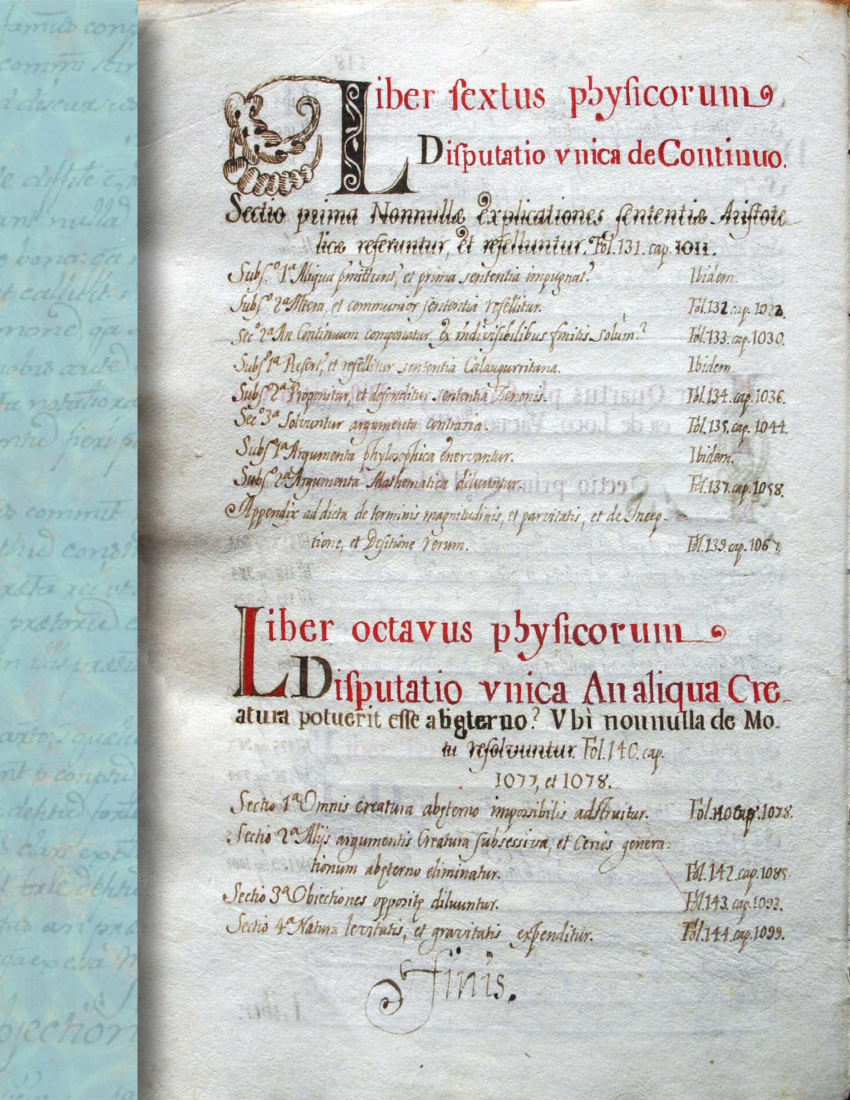
#> input picture testImag/out_21.jpg, 4250 x 5500 px (shown at 1/5 size)
$ python testPage.py
#> lines starting #> are read from the running program, lines starting #| are printed output that depends on the picture; after the words box and inside, x2 and y2 are one past the last pixel; in counts of white or black regions, pixels touching at a corner belong together
### pagePreprocessing.py
import cv2 as cv
import numpy as np

def pageImport(pagePath):

    pageOriginal = cv.imread(pagePath,-1)[...,::-1]
    pageGrey = cv.imread(pagePath, 0)
    pageHSV = cv.cvtColor(pageOriginal, cv.COLOR_RGB2HSV)

    return pageOriginal, pageHSV, pageGrey

def pageProcessing(pageOriginal, pageHSV, pageGrey):

    blueLow = np.array([int(180 * 0), int(255 * 0), int(255 * 0)])
    blueHigh = np.array([int(180 * 1), int(255 * 1), int(255 * 0.65)])

    maskHSV = cv.inRange(pageHSV, blueLow, blueHigh)

    pageMasked = cv.bitwise_and(pageOriginal, pageOriginal, mask = maskHSV)

    maskedHSV2RGB = cv.cvtColor(pageMasked, cv.COLOR_HSV2RGB)
    grayMasked = cv.cvtColor(maskedHSV2RGB, cv.COLOR_RGB2GRAY)

    grayFiltered = cv.inRange(grayMasked, 40, 80)

    kernel = cv.getStructuringElement(cv.MORPH_ELLIPSE, (3,3))

    morph = cv.morphologyEx(grayFiltered, cv.MORPH_CLOSE, kernel, iterations = 1)

    blur = cv.GaussianBlur(pageGrey, (5, 5), 0)
    _, gth = cv.threshold(blur, 0, 255, cv.THRESH_BINARY + cv.THRESH_OTSU)
    gth = ~gth

    processed = cv.bitwise_or(morph, gth)

    return processed

def limitExtract(processed):

    X, Y = np.shape(processed)
    space = [0, 0]
    limit = [[0, 0], [0, 0]]

    space[0] = int(Y // 3)
    space[1] = int(X // 3)

    projectionProV = np.sum(processed, axis=0) / np.sum(processed)
    projectionProH = np.sum(processed, axis=1) / np.sum(processed)

    idxSectionV = np.where((projectionProV >= 7E-5) & (projectionProV <= 1E-4))[0]
    idxSectionH = np.where((projectionProH >= 7E-5) & (projectionProH <= 1E-4))[0]

    for i in range(len(idxSectionV) - 1):
        if idxSectionV[i + 1] - idxSectionV[i] > space[0]:
            limit[0] = [idxSectionV[i] - 20, idxSectionV[i + 1] + 20]

    for j in range(len(idxSectionH) - 1):

        startSet = idxSectionH[0] if idxSectionH[0] <= 300 else 0
        endSet = idxSectionH[-1] if idxSectionH[-1] >= X-300 else X
        # [9 lines of commented-out code are left out]

        if not limit[1][0]:
            if idxSectionH[j] - startSet >= 200: limit[1][0] = idxSectionH[j] - 20

        if not limit[1][1]:
            if endSet - idxSectionH[-1-j] >= 200: limit[1][1] = idxSectionH[-1-j] + 20

        if limit[1][0] != 0 and limit[1][1] != 0:
            break

    textCapsule = processed[limit[1][0]:limit[1][1], limit[0][0]:limit[0][1]]

    return textCapsule, limit

### lineSolver.py
import numpy as np
import cv2 as cv
from matplotlib import pyplot as plt
from skimage.measure import regionprops
from matplotlib import patches as pch
import os

def lineSet(pageCut):

    htTerms = cv.reduce(pageCut, 1, cv.REDUCE_AVG).reshape(-1)
    thresh = 25
    lineInterval = []

    for el in range(len(htTerms)):
        htTerms[el] = 0 if htTerms[el] < thresh else 1
        #if htTerms[el] < thresh: htTerms[el] = 0
        #if htTerms[el] >= thresh: htTerms[el] = 1

    for i in range(len(htTerms)-1):
        if (htTerms[i] == 0 and htTerms[i+1] == 1) or (htTerms[i] == 1 and htTerms[i+1] == 0):
            lineInterval.append(i)

    if len(lineInterval) % 2 != 0:
        lineInterval.insert(0,0)

    lineInterval = np.array(np.reshape(lineInterval, (-1, 2)))
    lineInterval[0][0] = 0
    lineInterval[-1][1] = np.shape(pageCut)[0]
    lineInterval = np.c_[lineInterval, lineInterval[:, 1] - lineInterval[:, 0]]
    lineInterval = lineInterval[lineInterval[:, 2] >= 35]
    lineInterval[0][0] = 0

    if np.where(lineInterval[:-1,2]>200)[0].size != 0:
        for space in np.where(lineInterval[:-1,2]>200):
            a,b,_ = lineInterval[space][0]
            rangeInt = int((b-a)/2)

            lineInterval = np.insert(lineInterval, space+1, [a+rangeInt+7, b, b-(a+rangeInt+7)], axis=0)
            lineInterval = np.insert(lineInterval, space + 1, [a, a + rangeInt - 7, rangeInt - 7], axis=0)
            lineInterval = np.delete(lineInterval, space, axis=0)

    lines, _ = np.shape(lineInterval)

    return lineInterval, lines

# [13 lines left out: function elementColoring, not called in this run]

def lineCleaner(pageCut, lineInterval, numberPage):
    pageCopy = pageCut.copy()

    for i in range(0, len(lineInterval)):
        if i == 0:
            lineSection = pageCopy[lineInterval[0][0]:lineInterval[i+1][0], :]
        elif i == len(lineInterval)-1:
            lineSection = pageCopy[lineInterval[-2][1]:lineInterval[-1][1], :]
        else:
            lineSection = pageCopy[lineInterval[i - 1][1]:lineInterval[i + 1][0] + 15, :]
        # [4 lines of commented-out code are left out]

        lineCopy = lineSection.copy()
        output = cv.connectedComponentsWithStats(lineCopy)
        prop = regionprops(output[1])
        if i < len(lineInterval)-1:
            limitSet = int((lineInterval[i + 1][0] - lineInterval[i][1]) / 4)
        else:
            limitSet = int((lineInterval[i][0]-lineInterval[i][1])/4)
        boundingBox = []

        for x in range(0, len(prop)):
            py, px = prop[x].centroid

            limitLine = lineInterval[i][1] + limitSet if not i else \
                lineInterval[i][1] + limitSet - lineInterval[i - 1][1]

            # [4 lines of commented-out code are left out]

            if py >= limitLine:
                currentSection = lineCopy[prop[x].bbox[0]:prop[x].bbox[2], prop[x].bbox[1]:prop[x].bbox[3]]
                convexHull = prop[x].convex_image
                X, Y = convexHull.shape
                for m in range(X):
                    for n in range(Y):
                        if convexHull[m][n] == 1:
                            currentSection[m][n] = 0
            else:
                boundingBox.append(prop[x].bbox)

        if i == 0:
            pageCopy[0:lineInterval[1, 0], :] = cv.bitwise_xor(pageCopy[0:lineInterval[1, 0], :], lineCopy)
        elif i == len(lineInterval)-1:
            pageCopy[lineInterval[i - 1, 1]:lineInterval[i, 1], :] = cv.bitwise_xor(
                pageCopy[lineInterval[i - 1, 1]:lineInterval[i, 1], :], lineCopy)
        else:
            pageCopy[lineInterval[i - 1][1]:lineInterval[i + 1, 0] + 15, :] = cv.bitwise_xor(
                pageCopy[lineInterval[i - 1][1]:lineInterval[i + 1, 0] + 15, :], lineCopy)

        #Setting words inside the line
        wordInLine(boundingBox, lineCopy, i, numberPage)

        #Write in folder, all lines in page
        linePath = './lines/line_' + str(i + 1) + '.png'
        cv.imwrite(linePath, lineCopy)

def wordInLine(boundingBox, currentLine,lineNumber, numberPage):
    def xPos(elem):
        return elem[1]

    boundingBox.sort(key = xPos) # boxes sorted through x1
    boundingBox = np.asarray(boundingBox)
    box,_ = np.shape(boundingBox)
    wordBox = []
    for b in range(box-1):
        if boundingBox[b+1][0] >= boundingBox[b][0] and boundingBox[b+1][0] <= boundingBox[b][2]:
            if boundingBox[b+1][1] >= boundingBox[b][1] and boundingBox[b+1][1] <= boundingBox[b][3]:
                boundingBox[b+1][0] = boundingBox[b][0]
                boundingBox[b+1][1] = boundingBox[b][1]
                boundingBox[b+1][2] = np.maximum(boundingBox[b+1][2], boundingBox[b][2])
                boundingBox[b+1][3] = np.maximum(boundingBox[b+1][3], boundingBox[b][3])
    #Clean values
    for word in range(box-1):
        if boundingBox[word+1][0] == boundingBox[word][0]:
            if boundingBox[word + 1][1] == boundingBox[word][1]:
                pass
        else:
            wordBox.append(boundingBox[word])
    wordBox.append(boundingBox[-1])

    words, coord = np.shape(wordBox)
    for savedWord in range(words):

        currentWord = wordBox[savedWord]
        word2Save = currentLine[currentWord[0]:currentWord[2], currentWord[1]:currentWord[3]]
        xW, yW = np.shape(word2Save)
        if xW > 15 and yW > 15:
            wordLinePath = './words/page_'+str(numberPage)+'_line_' + str(lineNumber + 1) + '_word_' + str(savedWord+1) + '.png'
            cv.imwrite(wordLinePath, word2Save)

### testPage.py
import cv2 as cv
import numpy as np
import pagePreprocessing as pagpre
import lineSolver as lisol
from scipy.stats import mode
from skimage.measure import regionprops
from matplotlib import pyplot as plt
from matplotlib import patches as pch
import scipy as sc

def main():
    pagePath = './testImag/out_21.jpg'
    numberPage = pagePath[15:-4]
    # PAGE ADQUISITION
    pageOriginal, pageHSV, pageGrey = pagpre.pageImport(pagePath)
#> in pageImport, `pageHSV = cv.cvtColor(pageOriginal, cv.COLOR_RGB2HSV)`: pageHSV: shape (5500, 4250, 3); mean H, S, V 71.3, 20.5, 202.9
    processed = pagpre.pageProcessing(pageOriginal, pageHSV, pageGrey)
#> in pageProcessing, `maskHSV = cv.inRange(pageHSV, blueLow, blueHigh)`:
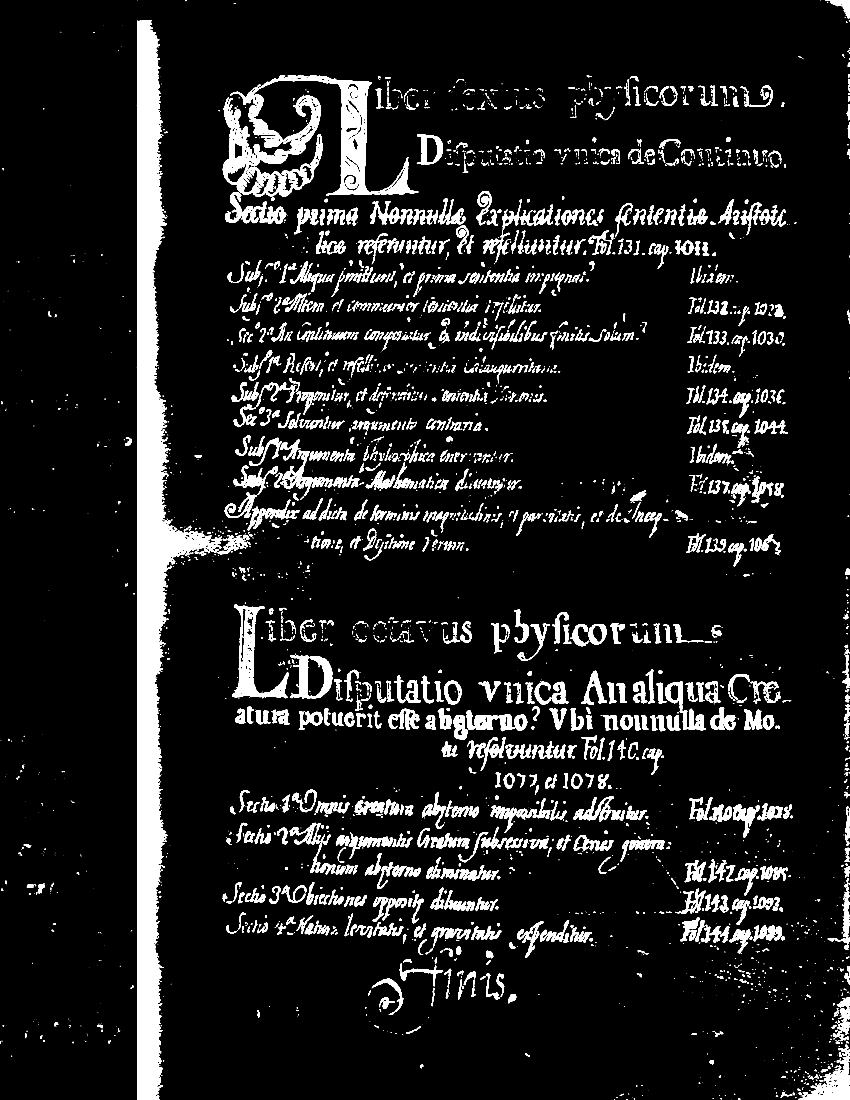
#> maskHSV: shape (5500, 4250) (shown at 1/5 size); 9.2% white; 4164 white regions (1939 under 20 px), largest, box (x1, y1, x2, y2) and area: (686, 100, 1109, 5500) 622663, (1114, 377, 2093, 984) 168885, (1160, 3023, 1444, 3491) 34417
#> in pageProcessing, `grayFiltered = cv.inRange(grayMasked, 40, 80)`: grayFiltered: shape (5500, 4250); 5.8% white; 3924 white regions (1813 under 20 px), largest, box (x1, y1, x2, y2) and area: (687, 132, 947, 5500) 413904, (1115, 476, 1611, 982) 54282, (1304, 377, 1859, 976) 34420
#> in pageProcessing, `morph = cv.morphologyEx(grayFiltered, cv.MORPH_CLOSE, kernel, iteratio..`: morph: shape (5500, 4250); 5.9% white; 3469 white regions (1438 under 20 px), largest, box (x1, y1, x2, y2) and area: (686, 132, 947, 5500) 416442, (1115, 476, 1611, 982) 56178, (1165, 377, 1859, 976) 48478
#> in pageProcessing, `_, gth = cv.threshold(blur, 0, 255, cv.THRESH_BINARY + cv.THRESH_OTSU)`: gth: shape (5500, 4250); 89.8% white; 2548 black regions (634 under 20 px), largest, box (x1, y1, x2, y2) and area: (660, 101, 1108, 5500) 607073, (1114, 377, 2091, 984) 183562, (1161, 3023, 1444, 3491) 39790
#> in pageProcessing, `processed = cv.bitwise_or(morph, gth)`: processed: shape (5500, 4250); 10.2% white; 2550 white regions (636 under 20 px), largest, box (x1, y1, x2, y2) and area: (660, 101, 1108, 5500) 607073, (1114, 377, 2091, 984) 183569, (1161, 3023, 1444, 3491) 39790
    pageCut, limit = pagpre.limitExtract(processed)
#> in limitExtract, `projectionProV = np.sum(processed, axis=0) / np.sum(processed)`: projectionProV = 4250 values, max 0.00227 at index 744, min 0 at index 82, mean 0.000235
#> in limitExtract, `projectionProH = np.sum(processed, axis=1) / np.sum(processed)`: projectionProH = 5500 values, max 0.000782 at index 1087, min 1.68e-06 at index 95, mean 0.000182
#> in limitExtract, `idxSectionV = np.where((projectionProV >= 7E-5) & (projectionProV <= 1..`: idxSectionV = 96 values from 838 to 4202
#> in limitExtract, `idxSectionH = np.where((projectionProH >= 7E-5) & (projectionProH <= 1..`: idxSectionH = 910 values from 0 to 5453
#> the loop in limitExtract, `for i in range(len(idxSectionV) - 1):` made 95 passes
#> after the loop in limitExtract, `for i in range(len(idxSectionV) - 1):`: limit = [[1106, 2865], [0, 0]]
#> the loop in limitExtract, `for j in range(len(idxSectionH) - 1): ` made 92 passes
#> after the loop in limitExtract, `for j in range(len(idxSectionH) - 1):`: limit = [[1106, 2865], [358, 5233]]
#> in limitExtract, `textCapsule = processed[limit[1][0]:limit[1][1], limit[0][0]:limit[0][..`:
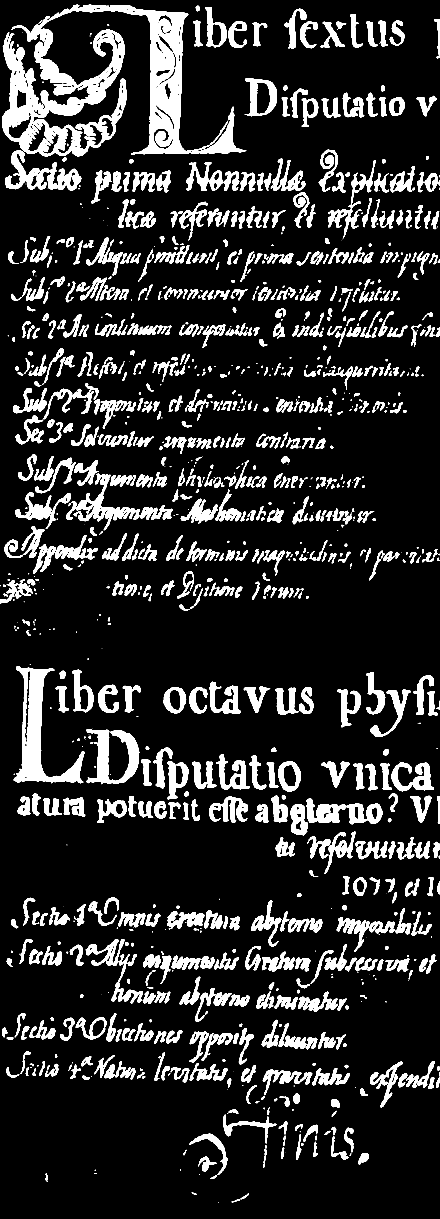
#> textCapsule: shape (4875, 1759) (shown at 1/4 size); 13.8% white; 1191 white regions (198 under 20 px), largest, box (x1, y1, x2, y2) and area: (8, 19, 985, 626) 183569, (55, 2665, 338, 3133) 39790, (346, 2917, 557, 3137) 19533
#> limit = [[1106, 2865], [358, 5233]]
    originalCut = pageOriginal[limit[1][0]:limit[1][1], limit[0][0]:limit[0][1]]
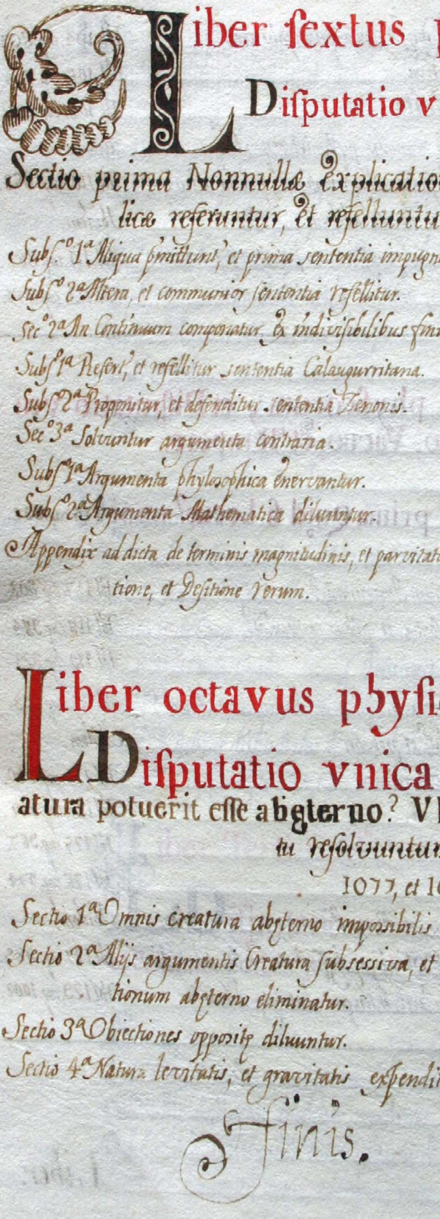
#> originalCut: shape (4875, 1759, 3) (shown at 1/4 size); mean R, G, B 199.1, 196.5, 193.1
    print('Image Pre-processed!')

    # LINE FINDING

    lineInterval, lines = lisol.lineSet(pageCut)
#> in lineSet, `htTerms = cv.reduce(pageCut, 1, cv.REDUCE_AVG).reshape(-1)`: htTerms = 4875 values, max 156 at index 728, min 0 at index 0, mean 35.12
#> after the loop in lineSet, `for el in range(len(htTerms)):`: htTerms = 4875 values, max 1 at index 23, min 0 at index 0, mean 0.455
#> after the loop in lineSet, `for i in range(len(htTerms)-1):`: lineInterval = 74 values from 22 to 4503
#> in lineSet, `lineInterval = np.array(np.reshape(lineInterval, (-1, 2)))`: lineInterval = 37 pairs, first value 22 to 4494, second value 618 to 4503
#> in lineSet, `lineInterval = np.c_[lineInterval, lineInterval[:, 1] - lineInterval[:..`: lineInterval = 37 rows, first 8: [0, 618, 618], [642, 644, 2], [650, 652, 2], [676, 766, 90], [841, 910, 69], [1005, 1054, 49], [1150, 1201, 51], [1256, 1259, 3]
#> in lineSet, `lineInterval = lineInterval[lineInterval[:, 2] >= 35]`: lineInterval = 23 rows, first 8: [0, 618, 618], [676, 766, 90], [841, 910, 69], [1005, 1054, 49], [1150, 1201, 51], [1298, 1346, 48], [1452, 1503, 51], [1599, 1648, 49]
#> the loop in lineSet, `for space in np.where(lineInterval[:-1,2]>200):` made 1 pass
#> (space, a, b, rangeInt) on pass 1: ([0], 0, 618, 309)
#> after the loop in lineSet, `for space in np.where(lineInterval[:-1,2]>200):`: lineInterval = 24 rows, first 8: [0, 302, 302], [316, 618, 302], [676, 766, 90], [841, 910, 69], [1005, 1054, 49], [1150, 1201, 51], [1298, 1346, 48], [1452, 1503, 51]
#> lines = 24
    lisol.lineCleaner(pageCut, lineInterval, numberPage)
#> the loop in lineCleaner, `for i in range(0, len(lineInterval)):` made 24 passes
#> (limitSet, box in wordInLine, words in wordInLine, linePath) on passes 1 to 12: (3, 27, 14, './lines/line_1.png'), (14, 21, 13, './lines/line_2.png'), (18, 37, 22, './lines/line_3.png'), (23, 44, 29, './lines/line_4.png'), (24, 80, 40, './lines/line_5.png'), (24, 78, 49, './lines/line_6.png'), (26, 74, 48, './lines/line_7.png'), (24, 86, 76, './lines/line_8.png'), (23, 84, 67, './lines/line_9.png'), (27, 37, 21, './lines/line_10.png'), (12, 71, 48, './lines/line_11.png'), (24, 48, 29, './lines/line_12.png')
#> pass 1, in lineCleaner, `lineSection = pageCopy[lineInterval[0][0]:lineInterval[i+1][0], :]`:
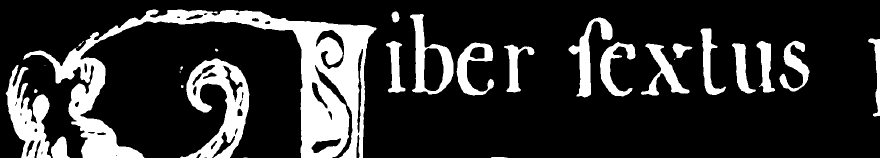
#> lineSection: shape (316, 1759) (shown at 1/2 size); 19% white; 29 white regions (5 under 20 px), largest, box (x1, y1, x2, y2) and area: (46, 19, 753, 316) 51812, (360, 117, 499, 316) 11632, (11, 130, 102, 316) 8130
#> pass 1, in wordInLine, `cv.imwrite(wordLinePath, word2Save)`:
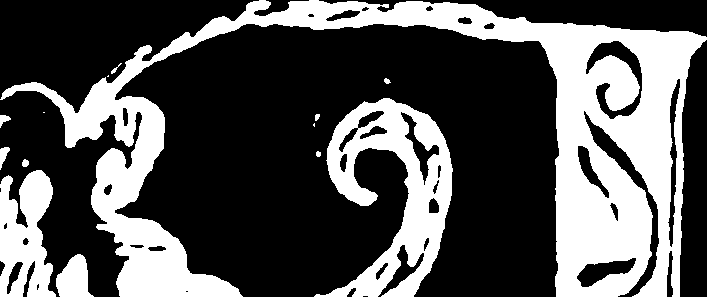
#> saved as page_21_line_1_word_2.png: shape (297, 707); 33.3% white; 14 white regions (3 under 20 px), largest, box (x1, y1, x2, y2) and area: (0, 0, 707, 297) 51812, (314, 98, 453, 297) 11632, (0, 170, 56, 297) 4943
#> after the loop in lineCleaner, `for i in range(0, len(lineInterval)):`:
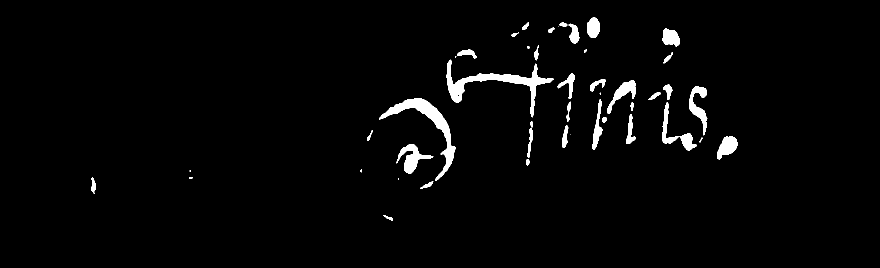
#> lineCopy: shape (536, 1759) (shown at 1/2 size); 2.5% white; 45 white regions (7 under 20 px), largest, box (x1, y1, x2, y2) and area: (893, 119, 1108, 235) 4430, (758, 196, 911, 361) 4173, (793, 288, 867, 347) 1613
#> after the loop in lineCleaner, `for i in range(0, len(lineInterval)):`:
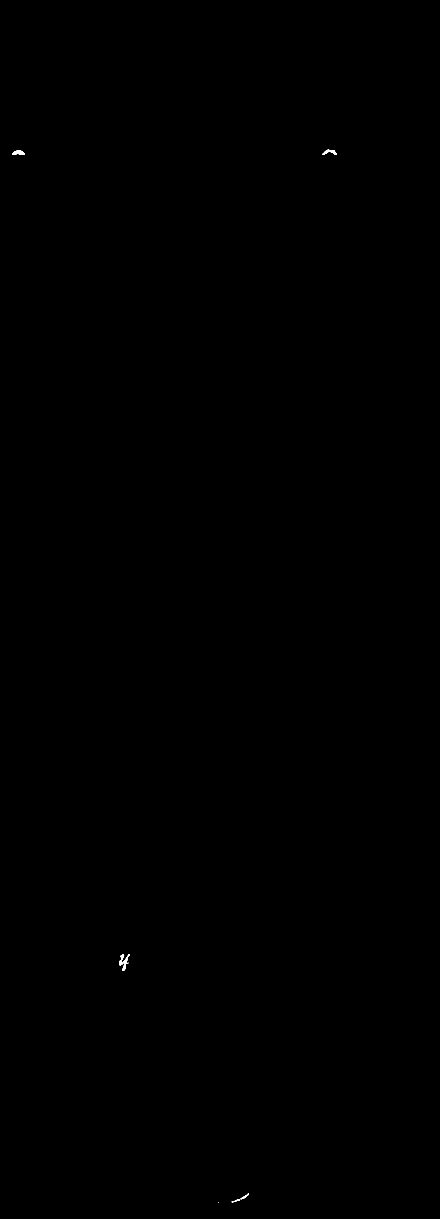
#> pageCopy: shape (4875, 1759) (shown at 1/4 size); 0.03% white; 7 white regions (2 under 20 px), largest, box (x1, y1, x2, y2) and area: (476, 3816, 518, 3882) 948, (48, 602, 100, 618) 575, (1289, 599, 1348, 618) 545, (962, 4774, 996, 4797) 201, (927, 4796, 960, 4809) 149

    # DEBUG STOP INSIDE MAIN
    print('Inside-main debug stop.')

if __name__ == "__main__":
    main()
    print('Debug stop')
